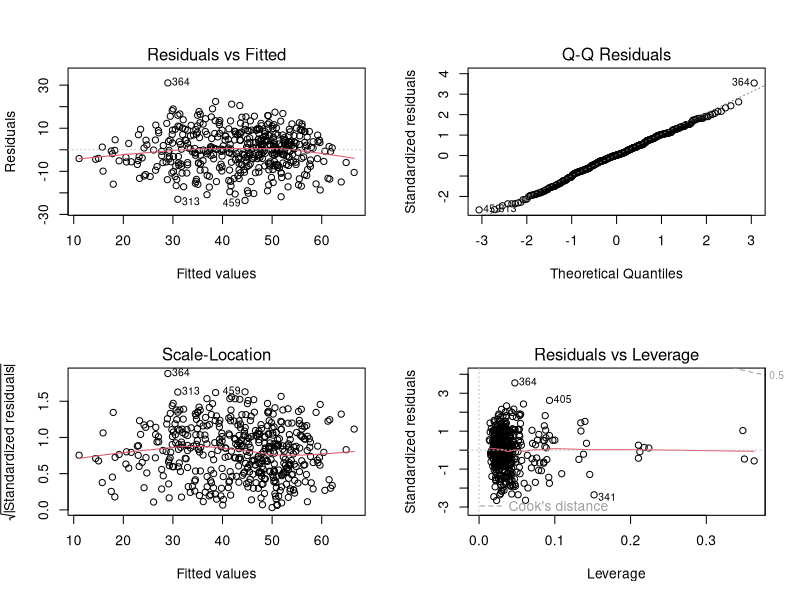

Generate this figure with R:
## ---- chunk 1
knitr::opts_chunk$set(echo = TRUE)
library(tidyverse)
## ---- chunk 2
data <- read.csv("MH_survey_only_higher_index.csv",
    na.strings = "NA")
names(data)
#only relevant for Seokjun's PC 
names(data)[1] <- "gender"

data <- data[, -c(17:22)]


# Assigning factors 
data$gender <- factor(data$gender)
data$age_group <- factor(data$age_group)
data$country_lockdown <- factor(data$country_lockdown)
data$marital <- factor(data$marital)
data$smoking <- factor(data$smoking)
data$fivfruitveg <- factor(data$fivfruitveg)
data$shielded <- factor(data$shielded)
data$week_soc_distancing <- factor(data$week_soc_distancing)
data$athlete <- factor(data$athlete)
## ---- chunk 3
model_full <- lm(MHC_SF_OVERALL ~ ., data = data[complete.cases(data), ])
summary(model_full)

step(model_full, direction = "backward")
## ---- chunk 4
model_step9 = lm(formula = MHC_SF_OVERALL ~ gender + age_group + week_soc_distancing + 
    athlete + HADS_OVERALL + RES_TOTAL + LONE_TOTAL, data = data[complete.cases(data), 
    ])  
model_step9  %>% summary()
## ---- chunk 5
par(mfrow = c(2, 2))
plot(model_step9)
## ---- chunk 6
model_step9$model %>% summary()
## ---- chunk 7
model_step9$model[364, ]
